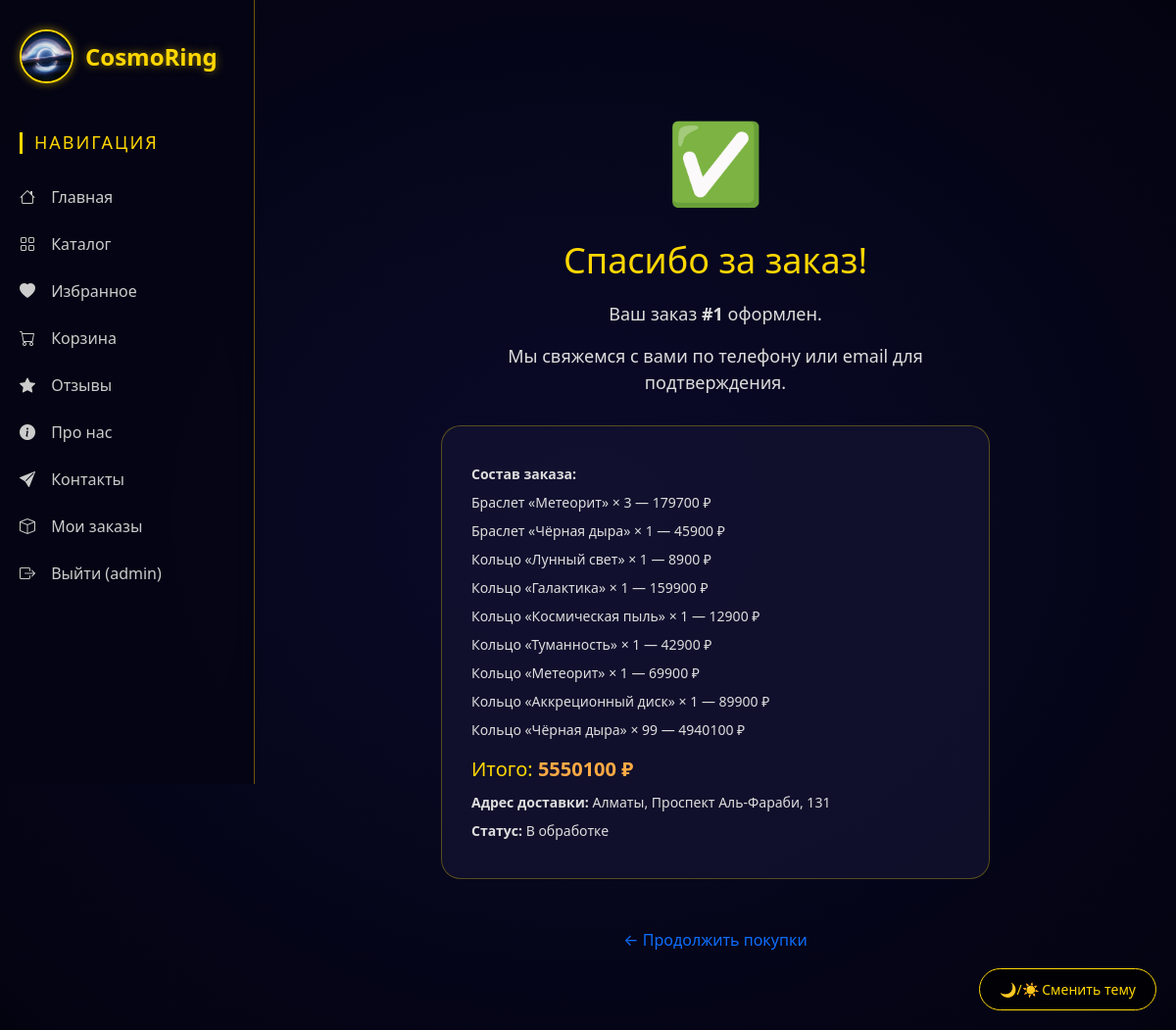
/orders/success/1/ (signed in), run on the app's committed database.
### users/models.py (models this page shows, shortened)
class CustomUser(AbstractUser):
    username = models.CharField(
        _('username'),
        max_length=150,
        unique=False,
    )
    email = models.EmailField(_('email address'), unique=True)
    USERNAME_FIELD = 'email'
    REQUIRED_FIELDS = ['username']

### orders/models.py (models this page shows, shortened)
class Order(models.Model):
    STATUS_CHOICES = [
        ('pending', 'В обработке'),
        ('confirmed', 'Подтверждён'),
        ('shipped', 'Отправлен'),
        ('delivered', 'Доставлен'),
        ('cancelled', 'Отменён'),
    ]
    user = models.ForeignKey(
        settings.AUTH_USER_MODEL, on_delete=models.CASCADE,
        related_name='orders', verbose_name='Пользователь'
    )
    full_name = models.CharField('ФИО', max_length=200)
    phone = models.CharField('Телефон', max_length=20)
    email = models.EmailField('Email')
    address = models.TextField('Адрес доставки')
    city = models.CharField('Город', max_length=100)
    postal_code = models.CharField('Почтовый индекс', max_length=20, blank=True)
    comment = models.TextField('Комментарий к заказу', blank=True)
    status = models.CharField('Статус', max_length=20, choices=STATUS_CHOICES, default='pending')
    total_price = models.DecimalField('Сумма заказа', max_digits=12, decimal_places=0, default=0)
    created_at = models.DateTimeField('Дата создания', auto_now_add=True)
    updated_at = models.DateTimeField('Дата обновления', auto_now=True)
    class Meta:
        verbose_name = 'Заказ'
        verbose_name_plural = 'Заказы'
        ordering = ['-created_at']

class OrderItem(models.Model):
    order = models.ForeignKey(
        Order, on_delete=models.CASCADE,
        related_name='items', verbose_name='Заказ'
    )
    product = models.ForeignKey(
        Product, on_delete=models.SET_NULL,
        null=True, verbose_name='Товар'
    )
    product_name = models.CharField('Название товара', max_length=200)
    product_price = models.DecimalField('Цена', max_digits=10, decimal_places=0)
    quantity = models.PositiveIntegerField('Количество', default=1)
    def total(self):
        return self.product_price * self.quantity
    class Meta:
        verbose_name = 'Позиция заказа'
        verbose_name_plural = 'Позиции заказов'

### orders/views.py (the view)
# urls.py: path('success/<int:order_id>/', views.order_success, name='order_success'),
@login_required
def order_success(request, order_id):
    order = get_object_or_404(Order, id=order_id, user=request.user)
    return render(request, 'orders/order_success.html', {'order': order})

### orders/templates/orders/order_success.html (shortened to what this page needs)
{% extends 'main/layout.html' %}
{% load static %}
{% block content %}
<link rel="stylesheet" href="{% static 'main/css/orders.css' %}">
<div class="order-success">
    <div class="success-icon">✅</div>
    <h1>Спасибо за заказ!</h1>
    <p>Ваш заказ <strong>#{{ order.id }}</strong> оформлен.</p>
    <p>Мы свяжемся с вами по телефону или email для подтверждения.</p>
    <div class="success-details">
        <p><strong>Состав заказа:</strong></p>
        {% for item in order.items.all %}
        <p>{{ item.product_name }} × {{ item.quantity }} — {{ item.total|floatformat:0 }} ₽</p>
        {% endfor %}
        <p class="success-total">Итого: <span>{{ order.total_price|floatformat:0 }} ₽</span></p>
        <p><strong>Адрес доставки:</strong> {{ order.city }}, {{ order.address }}</p>
        <p><strong>Статус:</strong> {{ order.get_status_display }}</p>
    </div>
    <a href="{% url 'catalog' %}" class="btn-continue">← Продолжить покупки</a>
</div>
{% endblock %}

### main/templates/main/layout.html (shortened to what this page needs)
﻿{% load static %}
<!DOCTYPE html>
<html lang="ru">
<head>
    <link href="https://cdn.jsdelivr.net/npm/bootstrap@5.3.8/dist/css/bootstrap.min.css" rel="stylesheet">
    <link rel="stylesheet" href="{% static 'main/css/main.css' %}">
    <link rel="stylesheet" href="{% static 'main/css/layout.css' %}">
    <link rel="stylesheet" href="https://cdn.jsdelivr.net/npm/bootstrap-icons@1.11.0/font/bootstrap-icons.css">
</head>
<body>
    <aside>
        <div class="logo-wrapper">
            <img src="{% static 'main/image/black_hole1.jpg' %}" class="animated-logo" alt="CosmoRing Logo" />
            <span class="logo-text">CosmoRing</span>
        </div>
        <h3>НАВИГАЦИЯ</h3>
        <ul>
            <a href="{% url 'home' %}">
            <li><i class="bi bi-house"></i> Главная</li></a>
            <a href="{% url 'catalog' %}">
            <li><i class="bi bi-grid"></i> Каталог</li></a>
            <a href="{% url 'favorites' %}">
            <li><i class="bi bi-heart-fill"></i> Избранное</li></a>
            <a href="{% url 'cart' %}">
            <li><i class="bi bi-cart"></i> Корзина</li></a>
            <a href="{% url 'reviews_list' %}">
            <li><i class="bi bi-star-fill"></i> Отзывы</li></a>
            <a href="{% url 'about' %}">
            <li><i class="bi bi-info-circle-fill"></i> Про нас</li></a>
            <a href="{% url 'contact' %}">
            <li><i class="bi bi-send-fill"></i> Контакты</li></a>
            {% if user.is_authenticated %}
            <a href="{% url 'order_history' %}">
            <li><i class="bi bi-box"></i> Мои заказы</li></a>
            <a href="{% url 'logout' %}">
            <li><i class="bi bi-box-arrow-right"></i> Выйти ({{ user.username }})</li></a>
            {% else %}
            <a href="{% url 'login' %}">
            <li><i class="bi bi-box-arrow-in-right"></i> Вход</li></a>
            <a href="{% url 'register' %}">
            <li><i class="bi bi-person-plus"></i> Регистрация</li></a>
            {% endif %}
        </ul>
    </aside>
    <main>
        {% block content %}
        {% endblock %}
    </main>
    <button class="theme-switch" onclick="toggleTheme()">🌙/☀️ Сменить тему</button>
</body>
</html>

### main/static/main/css/layout.css (style rules this page uses)
* { margin: 0; padding: 0; box-sizing: border-box; }
a { text-decoration: none; }
body { background: radial-gradient(ellipse at center, #0a0a2a 0%, #030310 100%); transition: background 0.3s ease, color 0.3s ease; color: #fff; }
aside { position: fixed; left: 0; top: 0; width: 260px; height: 100vh; background: rgba(5, 5, 20, 0.85); backdrop-filter: blur(12px); padding: 30px 20px; border-right: 1px solid rgba(255, 215, 0, 0.4); z-index: 100; overflow-y: auto; transition: all 0.3s ease; }
.logo-wrapper { display: flex; align-items: center; gap: 12px; margin-bottom: 50px; }
.animated-logo { width: 55px; height: 55px; border-radius: 50%; object-fit: cover; border: 2px solid #ffd700; box-shadow: 0 0 10px rgba(255,215,0,0.5); animation: pulseGlow 2s ease-in-out infinite; }
.logo-text { font-size: 24px; font-weight: bold; color: #ffd700; text-shadow: 0 0 10px rgba(255,215,0,0.5); animation: textGlow 2s ease-in-out infinite; }
aside h3 { color: #ffd700; font-size: 18px; margin-bottom: 20px; letter-spacing: 2px; border-left: 3px solid #ffd700; padding-left: 12px; }
aside ul { list-style: none; padding: 0; }
aside ul li { color: #ccc; padding: 12px 0; transition: all 0.3s ease; font-size: 16px; cursor: pointer; }
aside ul li i { margin-right: 12px; width: 24px; }
main { margin-left: 260px; padding: 20px; min-height: 100vh; }
.theme-switch { position: fixed; bottom: 20px; right: 20px; z-index: 1000; background: rgba(0,0,0,0.7); backdrop-filter: blur(10px); border: 1px solid #ffd700; border-radius: 50px; padding: 10px 20px; cursor: pointer; font-size: 14px; transition: all 0.3s; color: #ffd700; }

### main/static/main/css/orders.css (style rules this page uses)
.order-success { text-align: center; padding: 60px 20px; max-width: 600px; margin: 0 auto; }
.success-icon { font-size: 80px; margin-bottom: 20px; }
.order-success h1 { color: #ffd700; font-size: 36px; margin-bottom: 20px; }
.order-success p { color: #ddd; font-size: 18px; }
.success-details { background: rgba(20,20,50,0.7); border-radius: 20px; padding: 30px; margin: 30px 0; text-align: left; border: 1px solid rgba(255,215,0,0.3); }
.success-details p { color: #ddd; font-size: 14px; margin: 8px 0; }
.success-total { font-size: 20px !important; color: #ffd700 !important; margin-top: 15px !important; }
.success-total span { color: #ffaa44; font-weight: bold; }
.order-success .btn-continue { display: inline-block; margin-top: 20px; }

### data on the page
CustomUser: username "admin"
Order: id "1", total_price "5550100", city "Алматы", address "Проспект Аль-Фараби, 131", status "В обработке"
OrderItem: product_name "Браслет «Метеорит»", quantity "3", total "179700"
OrderItem: product_name "Браслет «Чёрная дыра»", quantity "1", total "45900"
OrderItem: product_name "Кольцо «Лунный свет»", quantity "1", total "8900"
OrderItem: product_name "Кольцо «Галактика»", quantity "1", total "159900"
OrderItem: product_name "Кольцо «Космическая пыль»", quantity "1", total "12900"
OrderItem: product_name "Кольцо «Туманность»", quantity "1", total "42900"
OrderItem: product_name "Кольцо «Метеорит»", quantity "1", total "69900"
OrderItem: product_name "Кольцо «Аккреционный диск»", quantity "1", total "89900"
OrderItem: product_name "Кольцо «Чёрная дыра»", quantity "99", total "4940100"
